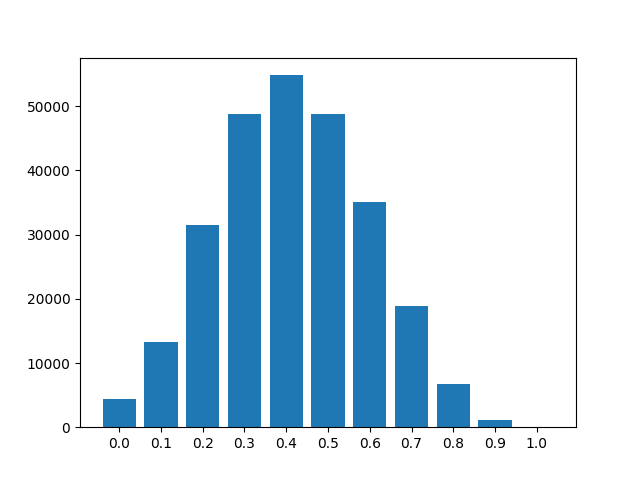

Reproduce this figure in Python.
import os
import sys
import matplotlib.pyplot as plt
import datetime
import numpy as np
from collections import defaultdict
import math
from sklearn.manifold import TSNE
import pandas as pd
import copy

BP = "BP"
MF = "MF"

def OBO_fileopen(filename):
    file = open(os.path.join(os.getcwd(), filename), 'r')
    OBO_dict = dict()
    OBO_dict[BP] = dict()
    OBO_dict[MF] = dict()
    first_line = True
    temp_id = ''
    temp_namespace = ''
    temp_relationship_is_a = []
    temp_relationship_part_of = []
    temp_obsolete = False

    for line in file.readlines():
        if line == '[Typedef]\n': break
        if line == '[Term]\n':
            if temp_obsolete or temp_namespace == 'cellular_component':
                pass
            else:
                if first_line:
                    first_line = False
                    continue
                temp_relationship = temp_relationship_is_a
                temp_relationship.extend(temp_relationship_part_of)
                temp_relationship = set(temp_relationship)

                if temp_namespace == "biological_process":
                    OBO_dict[BP][temp_id] = set(temp_relationship).copy()
                elif temp_namespace == "molecular_function":
                    OBO_dict[MF][temp_id] = set(temp_relationship).copy()

            temp_id = ''
            temp_namespace = ''
            temp_relationship_is_a = []
            temp_relationship_part_of = []
            temp_obsolete = False
        else:
            if 'alt_id: ' in line:
                pass
            elif 'id: ' in line:
                temp_id = line.replace('id: ', '')
                temp_id = temp_id.replace('\n', '')

            if 'namespace: ' in line:
                temp_namespace = line.replace('namespace: ', '')
                temp_namespace = temp_namespace.replace('\n', '')

            if 'is_a: ' in line:
                is_a = line.replace('is_a: ', '')
                is_a = is_a.split(' !')
                temp_relationship_is_a.append(is_a[0])

            if 'relationship: part_of ' in line:
                part_of = line.replace('relationship: part_of ', '')
                part_of = part_of.split(' !')
                temp_relationship_part_of.append(part_of[0])

            if 'is_obsolete: ' in line:
                temp_obsolete = True
    if temp_obsolete or temp_namespace == 'cellular_component':
        pass
    else:
        if temp_namespace == "biological_process":
            OBO_dict[BP][temp_id] = set(temp_relationship).copy()
        elif temp_namespace == "molecular_function":
            OBO_dict[MF][temp_id] = set(temp_relationship).copy()

    return OBO_dict

def FIND_root(OBO_dict):
    # term_type = BP, MF
    for term in OBO_dict[BP].keys():
        if OBO_dict[BP][term] == set():
            bp_root = term
            break

    for term in OBO_dict[MF].keys():
        if OBO_dict[MF][term] == set():
            mf_root = term
            break
    return bp_root, mf_root

def FIND_error_relationship(OBO_dict):
    for term in OBO_dict[BP].keys():
        OBO_dict[BP][term] = OBO_dict[BP][term] & OBO_dict[BP].keys()

    for term in OBO_dict[MF].keys():
        OBO_dict[MF][term] = OBO_dict[MF][term] & OBO_dict[MF].keys()

def FIND_depth(OBO_dict, OBO_depth_dict, root, type):
    for term in OBO_dict[type].keys():
        remain = list(OBO_dict[type][term])
        have_been_path = set()
        move_cnt = 1
        if {term} == {root}:
            OBO_depth_dict[type][term] = 0
        else:
            while True:
                if {root} & set(remain) == {root}:
                    break
                tmp = []
                for r_term in remain:
                    tmp.extend(OBO_dict[type][r_term] - have_been_path)
                    have_been_path.update(OBO_dict[type][r_term])
                remain = tmp.copy()
                move_cnt += 1

            OBO_depth_dict[type][term] = move_cnt
    return OBO_depth_dict

def Anotation_PPI_fileopen(filename1, filename2):
    # PPI read
    file = open(os.path.join(os.getcwd(), filename2), 'r')
    protein_dict = {}

    for protein_interaction in file.readlines():
        for p in protein_interaction.split():
            protein_dict[p] = []

    file.close()

    # Annotation read
    file = open(os.path.join(os.getcwd(), filename1), 'r')

    for annotation_line in file.readlines():
        anno_info = annotation_line.split('\t')
        # print(anno_info)

        db_symbol = anno_info[2]
        db_qualifier = anno_info[3]
        db_term = anno_info[4]
        db_evidence = anno_info[6]
        db_aspect = anno_info[8]

        if 'NOT' in db_qualifier or db_evidence == "IEA" or db_aspect == 'C':
            continue

        try:
            protein_dict[db_symbol] = protein_dict[db_symbol].append(db_term).copy()

        # Process for none exist protein.
        except Exception:
            continue
    file.close()

    key_list = list(protein_dict.keys())
    for protein in key_list:
        protein_dict[protein] = set(protein_dict[protein])
        if protein_dict[protein] == set():
            protein_dict.pop(protein)

    return protein_dict

def FIND_OBO_ancestor(OBO_dict):
    ancestor_OBO_dict = dict()
    ancestor_OBO_dict[BP] = dict()
    ancestor_OBO_dict[MF] = dict()

    # BP
    for term in OBO_dict[BP].keys():
        parents_node = set(OBO_dict[BP][term])
        remain_path = list(OBO_dict[BP][term])

        while len(remain_path) > 0:
            tmp = remain_path.pop(0)
            remain_path.extend(OBO_dict[BP][tmp] - parents_node)
            parents_node.update(OBO_dict[BP][tmp])

        ancestor_OBO_dict[BP][term] = parents_node

    # MF
    for term in OBO_dict[MF].keys():
        parents_node = set(OBO_dict[MF][term])
        remain_path = list(OBO_dict[MF][term])

        while len(remain_path) > 0:
            tmp = remain_path.pop(0)
            remain_path.extend(OBO_dict[MF][tmp] - parents_node)
            parents_node.update(OBO_dict[MF][tmp])

        ancestor_OBO_dict[MF][term] = parents_node

    return ancestor_OBO_dict

# Dict[BP/MF][term] = protein_list
def FIND_OBO_term_protein(protein_dict, ancestor_OBO_dict):
    OBO_term_protein_dict = dict()
    OBO_term_protein_dict[BP] = dict()
    OBO_term_protein_dict[MF] = dict()

    for protein in protein_dict.keys():
        bp_protein = set(protein_dict[protein]) & ancestor_OBO_dict[BP].keys()
        mf_protein = set(protein_dict[protein]) - bp_protein

        for b_term in bp_protein:
            try:
                OBO_term_protein_dict[BP][b_term].update({protein})
            except Exception:
                OBO_term_protein_dict[BP][b_term] = set({protein})

            for ancestor_term in ancestor_OBO_dict[BP][b_term]:
                try:
                    OBO_term_protein_dict[BP][ancestor_term].update({protein})
                except Exception:
                    OBO_term_protein_dict[BP][ancestor_term] = set({protein})

        for m_term in mf_protein:
            try:
                OBO_term_protein_dict[MF][m_term].update({protein})
            except Exception:
                OBO_term_protein_dict[MF][m_term] = set({protein})

            for ancestor_term in ancestor_OBO_dict[MF][m_term]:
                try:
                    OBO_term_protein_dict[MF][ancestor_term].update({protein})
                except Exception:
                    OBO_term_protein_dict[MF][ancestor_term] = set({protein})

    return OBO_term_protein_dict

def Annotation_similarity(termA, termB, term_Ancestor, root_term):
    PC1 = len(termA)/len(root_term)
    PC2 = len(termB)/len(root_term)
    PC0 = len(term_Ancestor)/len(root_term)
    return (2 * math.log2(PC0)) / (math.log2(PC1) + math.log2(PC2))

def Compare_term(T1, T2, Term_Type, ancestor_OBO_dict, OBO_term_protein_dict):
    if Term_Type == BP:
        root_term = OBO_term_protein_dict[Term_Type]['GO:0008150']
    else:
        root_term = OBO_term_protein_dict[Term_Type]['GO:0003674']

    similarity_list = np.zeros((len(T1), len(T2)))

    T1 = list(T1)
    T2 = list(T2)

    for i in range(len(T1)):
        Ti = T1[i]
        termA = ancestor_OBO_dict[Term_Type][Ti]

        # TA : Term common ancestor
        for j in range(len(T2)):
            Tj = T2[j]
            termB = ancestor_OBO_dict[Term_Type][Tj]

            common_ancestor_term = termA & termB
            common_ancestor = 1000000
            TA = None
            for tc in common_ancestor_term:
                min_v = min(common_ancestor, len(OBO_term_protein_dict[Term_Type][tc]))
                if common_ancestor > min_v:
                    TA = tc
                    common_ancestor = min_v

            term_A = OBO_term_protein_dict[Term_Type][Ti]
            term_B = OBO_term_protein_dict[Term_Type][Tj]
            if TA != None:
                term_Ancestor = OBO_term_protein_dict[Term_Type][TA]
                similarity_list[i][j] = Annotation_similarity(term_A, term_B, term_Ancestor, root_term)
            else:
                similarity_list[i][j] = 0

    sl1 = np.max(similarity_list, axis=0)
    sl2 = np.max(similarity_list, axis=1)

    return (np.sum(sl1) + np.sum(sl2)) / (len(T1) + len(T2))

def Annotation_Based_Method(filename, protein_dict, ancestor_OBO_dict, OBO_term_protein_dict):
    similarity_distribution = defaultdict(int)

    file = open(os.path.join(os.getcwd(), filename), 'r')

    for line in file.readlines():
        line = line.split()
        P1 = line[0]
        P2 = line[1]
        try:
            P1_term = protein_dict[P1]
            P2_term = protein_dict[P2]

            P1_BP = set(ancestor_OBO_dict[BP].keys()) & P1_term
            P1_MF = set(ancestor_OBO_dict[MF].keys()) & P1_term

            P2_BP = set(ancestor_OBO_dict[BP].keys()) & P2_term
            P2_MF = set(ancestor_OBO_dict[MF].keys()) & P2_term
        except Exception:
            continue

        bp_simlarity_score = 100
        mf_simlarity_score = 100

        if P1_BP == set() or P2_BP == set():
            pass
        else:
            bp_simlarity_score = Compare_term(P1_BP, P2_BP, BP, ancestor_OBO_dict, OBO_term_protein_dict)

        if P1_MF == set() or P2_MF == set():
            pass
        else:
            mf_simlarity_score = Compare_term(P1_MF, P2_MF, MF, ancestor_OBO_dict, OBO_term_protein_dict)

        if bp_simlarity_score == 100 and mf_simlarity_score == 100:
            pass
        else:
            if bp_simlarity_score == 100:
                bp_simlarity_score = 0
            if mf_simlarity_score == 100:
                mf_simlarity_score = 0

            similarity_distribution[int(max(bp_simlarity_score, mf_simlarity_score) * 10)] += 1

    return similarity_distribution

def Edge_Based_Method(filename, protein_dict, ancestor_OBO_dict, OBO_depth_dict, OBO_dict):
    similarity_distribution = defaultdict(int)

    file = open(os.path.join(os.getcwd(), filename), 'r')

    for line in file.readlines():
        line = line.split()
        P1 = line[0]
        P2 = line[1]
        try:
            P1_term = protein_dict[P1]
            P2_term = protein_dict[P2]

            P1_BP = set(ancestor_OBO_dict[BP].keys()) & P1_term
            P1_MF = set(ancestor_OBO_dict[MF].keys()) & P1_term

            P2_BP = set(ancestor_OBO_dict[BP].keys()) & P2_term
            P2_MF = set(ancestor_OBO_dict[MF].keys()) & P2_term
        except Exception:
            continue

        bp_simlarity_score = 100
        mf_simlarity_score = 100

        # Compare BP
        if P1_BP == set() or P2_BP == set():
            pass
        elif P1_BP == {'GO:0008150'} or P2_BP == {'GO:0008150'}:
            bp_simlarity_score = 0
        else:
            bp_simlarity_score = Edge_Compare_term(P1_BP, P2_BP, BP, ancestor_OBO_dict, OBO_depth_dict, OBO_dict)

        # Compare MF
        if P1_MF == set() or P2_MF == set():
            pass
        elif P1_MF == {'GO:0003674'} or P2_MF == {'GO:0003674'}:
            mf_simlarity_score = 0
        else:
            mf_simlarity_score = Edge_Compare_term(P1_MF, P2_MF, MF, ancestor_OBO_dict, OBO_depth_dict, OBO_dict)

        # Accumulate similarity score
        if bp_simlarity_score == 100 and mf_simlarity_score == 100:
            pass
        else:
            if bp_simlarity_score == 100:
                bp_simlarity_score = 0
            if mf_simlarity_score == 100:
                mf_simlarity_score = 0

            similarity_distribution[int(max(bp_simlarity_score, mf_simlarity_score) * 10)] += 1

    file.close()
    return similarity_distribution

# T1, T2 = set( term )
def Edge_Compare_term(T1, T2, TYPE, ancestor_OBO_dict, OBO_depth_dict, OBO_dict):
    if TYPE == BP:
        ROOT = 'GO:0008150'
    elif TYPE == MF:
        ROOT = 'GO:0003674'

    similarity_list = np.zeros((len(T1), len(T2)))

    for i, C1 in enumerate(T1):
        for j, C2 in enumerate(T2):
            if C1 == ROOT or C2 == ROOT:
                similarity_list[i][j] = 0
            else:
                T0 = ancestor_OBO_dict[TYPE][C1] & ancestor_OBO_dict[TYPE][C2]
                C0_Root_dist = 0
                for c0 in T0:
                    if C0_Root_dist <= OBO_depth_dict[TYPE][c0]:
                        C0_Root_dist = OBO_depth_dict[TYPE][c0]
                        C0 = c0

                if C0 == ROOT:
                    similarity_list[i][j] = 0
                else:
                    C0_C1_dist = Between_C0_term(C0, C1, TYPE, OBO_dict)
                    C0_C2_dist = Between_C0_term(C0, C2, TYPE, OBO_dict)

                    # Edge Similarity
                    sim = (2 * C0_Root_dist) / (C0_C1_dist + C0_C2_dist + 2 * C0_Root_dist)
                    similarity_list[i][j] = sim

    sl1 = np.max(similarity_list, axis=0)
    sl2 = np.max(similarity_list, axis=1)

    return (np.sum(sl1) + np.sum(sl2)) / (len(T1) + len(T2))

def Between_C0_term(C0, C1, TYPE, OBO_dict):
    remain = list(OBO_dict[TYPE][C1])
    have_been_path = set()
    move_cnt = 1
    while True:
        if {C0} & set(remain) == {C0}:
            break
        tmp = []
        for r_term in remain:
            tmp.extend(OBO_dict[TYPE][r_term] - have_been_path)
            have_been_path.update(OBO_dict[TYPE][r_term])
        remain = tmp.copy()
        move_cnt += 1

    return move_cnt

def PPI_Similar_CSVopen(filename):
    PPI_Similarity_dict = dict()

    file = open(os.path.join(os.getcwd(), filename), 'r')
    first_line = False
    for line in file.readlines():
        if not first_line:
            first_line = True
            continue
        line = line.split('\t')
        ppi_set = line[0]
        ppi_set = ppi_set.replace('"', '')
        ppi_set = ppi_set.replace('\'', '')
        ppi_set = ppi_set.replace('\\', '')
        ppi_set = ppi_set.replace('(', '')
        ppi_set = ppi_set.replace(')', '')
        ppi_set = ppi_set.replace(',', '')

        node_score = float(line[1])
        anno_score = float(line[2])
        edge_score = float(line[3].replace('\n', ''))

        PPI_Similarity_dict[ppi_set] = [node_score, anno_score, edge_score]

    return PPI_Similarity_dict

def Term_vectorization(OBO_depth_dict, ancestor_OBO_dict, OBO_term_protein_dict):
    OBO_term_vector = OBO_depth_dict.copy()

    for term in list(OBO_term_vector[BP].keys()):
        try:
            depth = OBO_term_vector[BP][term]
            num_parents = ancestor_OBO_dict[BP][term]
            num_annotations = len(OBO_term_protein_dict[BP][term])
            infomation_content = len(OBO_term_protein_dict[BP][term]) / len(OBO_term_protein_dict[BP]['GO:0008150'])
            OBO_term_vector[BP][term] = [depth, num_parents, num_annotations, -1 * math.log2(infomation_content)]
        except Exception:
            OBO_term_vector[BP].pop(term)

    for term in list(OBO_term_vector[MF].keys()):
        try:
            depth = OBO_term_vector[MF][term]
            num_parents = ancestor_OBO_dict[MF][term]
            num_annotations = len(OBO_term_protein_dict[MF][term])
            infomation_content = len(OBO_term_protein_dict[MF][term]) / len(OBO_term_protein_dict[MF]['GO:0003674'])
            OBO_term_vector[MF][term] = [depth, num_parents, num_annotations, -1 * math.log2(infomation_content)]
        except Exception:
            OBO_term_vector[MF].pop(term)

    return OBO_term_vector

def Embbed_term(TERM, TYPE, OBO_term_vector, TERM_deepest_len):
    if len(TERM) == 1:
        vector = OBO_term_vector[TYPE][str(TERM.pop())].copy()
        vector[1] = len(vector[1])
        return vector
    else:
        tmp_vector = []
        for term in TERM:
            tmp_vector.append(OBO_term_vector[TYPE][term])

        tmp_vector = np.array(tmp_vector)

        DEPTH = np.max(tmp_vector[:, 0])

        ancestor_set = list(tmp_vector[:, 1])

        ancestor_union = ancestor_set.pop(0)
        ancestor_intersection = ancestor_union.copy()

        for a in ancestor_set:
            ancestor_union = ancestor_union | a
            ancestor_intersection = ancestor_intersection & a

        ANCESTOR = len(ancestor_union) - len(ancestor_intersection)

        ANNOTATION = np.min(tmp_vector[:, 2])

        INFORM_CONTENT = 0
        for depth, inform_content in zip(tmp_vector[:, 0], tmp_vector[:, 3]):
            INFORM_CONTENT = INFORM_CONTENT + inform_content * depth / TERM_deepest_len

        return [DEPTH, ANCESTOR, ANNOTATION, INFORM_CONTENT]

def Protein_vectorization(filename, protein_dict, OBO_term_vector, BP_largest_len, MF_largest_len):
    Protein_vector_dict = {
        BP:dict(),
        MF:dict()
    }
    file = open(os.path.join(os.getcwd(), filename), 'r')

    protein_list_dict = {}

    for protein_interaction in file.readlines():
        for p in protein_interaction.split():
            protein_list_dict[p] = []

    file.close()

    for protein in protein_list_dict.keys():
        try:
            P1_term = protein_dict[protein]
        except Exception:
            continue

        P1_BP = set(ancestor_OBO_dict[BP].keys()) & P1_term
        P1_MF = set(ancestor_OBO_dict[MF].keys()) & P1_term

        if P1_BP == set():
            BP_vector = [0,0,0,0]
        else:
            BP_vector = Embbed_term(P1_BP, BP, OBO_term_vector, BP_largest_len)

        if P1_MF == set():
            MF_vector  = [0,0,0,0]
        else:
            MF_vector = Embbed_term(P1_MF, MF, OBO_term_vector, MF_largest_len)

        Protein_vector_dict[BP][protein] = BP_vector
        Protein_vector_dict[MF][protein] = MF_vector

    return Protein_vector_dict

def Protein_Visualization(Protein_vector_dict):
    pvd = copy.deepcopy(Protein_vector_dict)

    for term in list(pvd[BP].keys()):
        if pvd[BP][term] == [0, 0, 0, 0]:
            pvd[BP].pop(term)

    for term in list(pvd[MF].keys()):
        if pvd[MF][term] == [0, 0, 0, 0]:
            pvd[MF].pop(term)

    bp_target = list(pvd[BP].keys()).copy()
    mf_target = list(pvd[MF].keys()).copy()

    # target = list(Protein_vector_dict[BP].keys())
    tsne = TSNE(random_state=30, perplexity=10)

    # plt.figure(0)
    # plt.title('BP')
    tsne_result_bp = tsne.fit_transform(list(pvd[BP].values()))
    tsne_result_bp = pd.DataFrame(tsne_result_bp, columns=['tsne1', 'tsne2'])
    # plt.scatter(tsne_result_bp['tsne1'], tsne_result_bp['tsne2'])
    # for x, y, t in zip(tsne_result_bp['tsne1'], tsne_result_bp['tsne2'], target):
    #     plt.text(x, y, str(t))

    # plt.figure(1)
    # plt.title('MF')
    tsne_result_mf = tsne.fit_transform(list(pvd[MF].values()))
    tsne_result_mf = pd.DataFrame(tsne_result_mf, columns=['tsne1', 'tsne2'])
    # plt.scatter(tsne_result_mf['tsne1'], tsne_result_mf['tsne2'])
    # for x, y, t in zip(tsne_result_mf['tsne1'], tsne_result_mf['tsne2'], target):
    #     plt.text(x, y, str(t))

    # plt.show()

    return tsne_result_bp, tsne_result_mf, bp_target, mf_target

def Distance_based_method(filename, tsne_result_bp, tsne_result_mf, bp_target, mf_target):
    similarity_distribution = defaultdict(int)
    proetin_similarity_dict = dict()

    tsne_result_bp = np.array(tsne_result_bp)
    tsne_result_mf = np.array(tsne_result_mf)

    protein_bp_min = np.min(tsne_result_bp, axis=0)
    protein_bp_max = np.max(tsne_result_bp, axis=0)

    protein_mf_min = np.min(tsne_result_mf, axis=0)
    protein_mf_max = np.max(tsne_result_mf, axis=0)

    file = open(os.path.join(os.getcwd(), filename), 'r')

    for line in file.readlines():
        line = line.split()
        P1 = line[0]
        P2 = line[1]

        try:
            P1_bp = tsne_result_bp[bp_target.index(P1)]
        except Exception:
            P1_bp = None

        try:
            P2_bp = tsne_result_bp[bp_target.index(P2)]
        except Exception:
            P2_bp = None

        try:
            P1_mf = tsne_result_mf[mf_target.index(P1)]
        except Exception:
            P1_mf = None

        try:
            P2_mf = tsne_result_mf[mf_target.index(P2)]
        except Exception:
            P2_mf = None

        if type(P1_bp) == type(None) or type(P2_bp) == type(None):
            bp_score = -10
        else:
            bp_x_dist = abs((P1_bp[0] - protein_bp_min[0])/(protein_bp_max[0] - protein_bp_min[0]) \
                        - (P2_bp[0] - protein_bp_min[0])/(protein_bp_max[0] - protein_bp_min[0]))

            bp_y_dist = abs((P1_bp[1] - protein_bp_min[1])/(protein_bp_max[1] - protein_bp_min[1]) \
                        - (P2_bp[1] - protein_bp_min[1])/(protein_bp_max[1] - protein_bp_min[1]))

            bp_score = math.sqrt(bp_x_dist**2 + bp_y_dist**2)

        if type(P1_mf) == type(None) or type(P2_mf) == type(None):
            mf_score = -10
        else:
            mf_x_dist = abs((P1_mf[0] - protein_mf_min[0]) / (protein_mf_max[0] - protein_mf_min[0]) \
                         - (P2_mf[0] - protein_mf_min[0]) / (protein_mf_max[0] - protein_mf_min[0]))

            mf_y_dist = abs((P1_mf[1] - protein_mf_min[1]) / (protein_mf_max[1] - protein_mf_min[1]) \
                         - (P2_mf[1] - protein_mf_min[1]) / (protein_mf_max[1] - protein_mf_min[1]))

            mf_score = math.sqrt(mf_x_dist ** 2 + mf_y_dist ** 2)

        if bp_score == -10 and mf_score == -10:
            continue

        else:

            if bp_score == -10:
                bp_score = 0

            if mf_score == -10:
                mf_score = 0

            proetin_similarity_dict[(P1, P2)]= max(bp_score, mf_score)
            similarity_distribution[int(max(bp_score, mf_score) * 10)] += 1

    return similarity_distribution, proetin_similarity_dict

def SAVE_file(protein_similarity_dict):
    file = open('distance_method.txt', 'w')

    for k, v in zip(protein_similarity_dict.keys(), protein_similarity_dict.values()):
        file.write(str(k) + '\t' + str(v) + '\n')

    file.close()

if '__main__' == __name__:
    file_name = ['ontology.obo', 'goa_human.gaf', 'PPI.txt', 'PPI_Similarity.txt']

    # Similarity CSV
    # PPI_Similarity_dict = PPI_Similar_CSVopen(file_name[3])

    # Ontology
    OBO_dict = OBO_fileopen(file_name[0])
    bp_root, mf_root = FIND_root(OBO_dict)
    FIND_error_relationship(OBO_dict)
    print('done, (ontology)')

    OBO_depth_dict = {
        'BP': dict(),
        'MF': dict()
    }

    FIND_depth(OBO_dict, OBO_depth_dict, bp_root, BP)
    FIND_depth(OBO_dict, OBO_depth_dict, mf_root, MF)

    BP_largest_len = max(OBO_depth_dict[BP].values())
    MF_largest_len = max(OBO_depth_dict[MF].values())

    # Depth Distribution
    # plt.figure(0)
    # plt.hist(OBO_depth_dict[BP].values())
    # plt.title("BP")
    #
    # plt.figure(1)
    # plt.hist(OBO_depth_dict[MF].values())
    # plt.title("MF")
    #
    # plt.show()

    # Annotation / Dict[protein] = term
    protein_dict = Anotation_PPI_fileopen(file_name[1], file_name[2])
    print('done, (annotation)')

    # Dict[BP/MF][term] = ancestor set
    ancestor_OBO_dict = FIND_OBO_ancestor(OBO_dict)

    # Dict[BP/MF][term] = protein
    OBO_term_protein_dict = FIND_OBO_term_protein(protein_dict, ancestor_OBO_dict)
    print('done, (protein by term)')

    OBO_term_vector = Term_vectorization(OBO_depth_dict, ancestor_OBO_dict, OBO_term_protein_dict)
    print('done, (term vector)')

    Protein_vector_dict = Protein_vectorization(file_name[2], protein_dict, OBO_term_vector, BP_largest_len, MF_largest_len)
    print('done, (protein vector)')

    tsne_result_bp, tsne_result_mf, bp_target, mf_target = Protein_Visualization(Protein_vector_dict)
    print('done, (tsne)')

    similarity_distribution, protein_similarity_dict = Distance_based_method(file_name[2], tsne_result_bp, tsne_result_mf, bp_target, mf_target)
    print('done, (similarity)')

    SAVE_file(protein_similarity_dict)
    print('done,(save)')

    plt.bar(similarity_distribution.keys(), similarity_distribution.values())
    plt.xticks(np.arange(0, 11, 1), labels=[0.0, 0.1, 0.2, 0.3, 0.4, 0.5, 0.6, 0.7, 0.8, 0.9, 1.0])
    plt.savefig('Project.png')